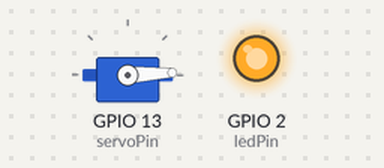
Recording of a sketch running on a simulated ESP32. Shown: servo, output pins drawn as LEDs (lit = HIGH).

Above: at 0.05 s.
At 1.3 s:
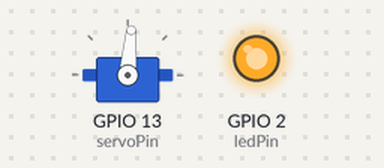
At 2.6 s:
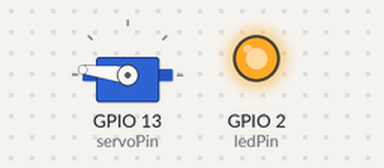
At 5.2 s:
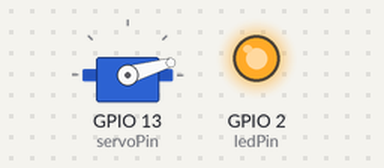
Timing chart, 0 to 7.1 s (numbered marks = the images above):
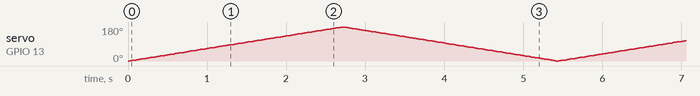

The sketch:

motor_control.ino
```cpp
// Move servo motor 180 degrees
// Adapted from https://github.com/madhephaestus/ESP32Servo/blob/master/examples/Sweep/Sweep.ino

#include <ESP32Servo.h>

#define servoPin 13 // define the pin for the servo motor
#define angle 180   // define the angle to move the servo motor
#define ledPin 2    // define the pin for the LED

Servo myservo;  // create servo object to control a servo
int pos = 0;

void setup() {
    myservo.attach(servoPin);  // attaches the servo on pin servoPin to the servo object

    pinMode(ledPin, OUTPUT);   // set the LED pin as an output
    pinMode(servoPin, OUTPUT); // set the servo pin as an output
}

void loop() {
    digitalWrite(ledPin, HIGH); // turn the LED on to indicate start

    for (pos = 0; pos <= angle; pos += 1) { // goes from 0 degrees to angle degrees
        myservo.write(pos);              // tell servo to go to position in variable 'pos'
        delay(15);                       // waits 15ms for the servo to reach the position
    }
    for (pos = angle; pos >= 0; pos -= 1) { // goes from angle degrees to 0 degrees
        myservo.write(pos);              // tell servo to go to position in variable 'pos'
        delay(15);                       // waits 15ms for the servo to reach the position
    }

    digitalWrite(ledPin, LOW); // turn the LED off to indicate end
}
```
